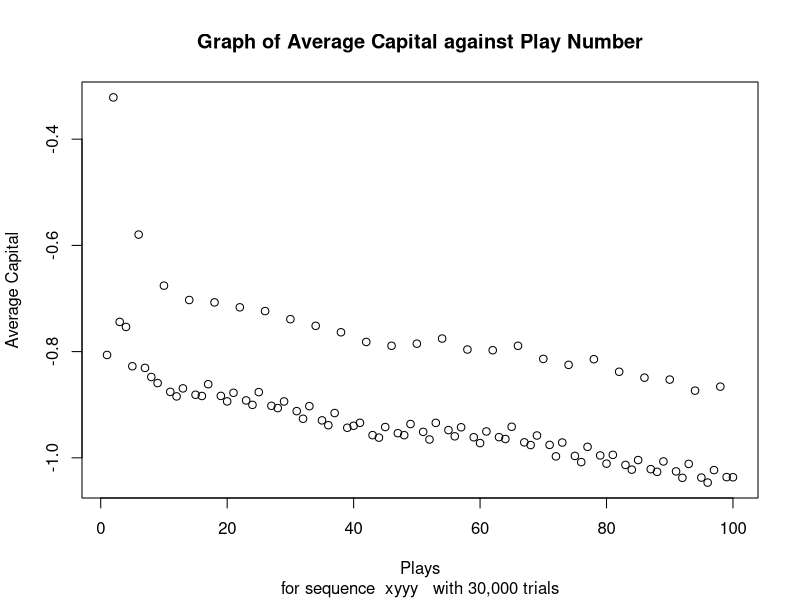

R code for this plot:
#Version5
#Periodic sequence XXYY
#if its x run coinA with pA of 0.5 - e
#if its y
#and capital mod 3 == 0 then its coinB with pB of 1/10 - e
#or capital mod /= 0 the its coinC with pC of 3/4 - e
#saves output into rolling average


#constants
e <- 0.005
coinA <- 0.5 - e
coinB <- 0.1 - e
coinC <- 0.75 - e

ccA <- 0
ccB <- 0
ccC <- 0

M <- 3
playMax <- 100
runMax <- 30000

#global variables
#masterTable <- data.frame(Run=integer(), Play=integer(), State=character(), Coin=character(), Capital=integer(), Point=integer(), Value=double())

totalSheet <- vector()
totalSheet <- c(totalSheet, 1:playMax)

run <- 0
play <- 0
plays <- seq(1, playMax)
state <- NULL
coin <- NULL
capital <- 0
point <- NULL
value <- NULL

#prepping for sequence

sequ <- "xyyy"
sequLen <- nchar(sequ)

#dice function to assign capital value according to random output
dice <- function(coinInput){
  
  #sets value and coin
  value <<- runif(1)
  coin <<- deparse(substitute(coinInput))

  #counts coin input
  if (coinInput == coinA) {
    
    ccA <<- ccA + 1
    
  }
  
  else if (coinInput == coinB) {
    
    ccB <<- ccB + 1
    
  }
  
  else if (coinInput == coinC) {
    
    ccC <<- ccC + 1
    
  }
  
  
  #give selects point
  if (value < coinInput) {
    
    point <<- 1
    
  }
  
  else{
    
    point <<- -1
    
  }
  
  #adds point to capital
  capital <<- capital + point
  scoreSheet <<- c(scoreSheet, capital)
  
}

#running the programme
while (run < runMax) {
  
  run <- run + 1
  play <- 0
  capital <- 0
  scoreSheet <-  vector()
  
  while (play < playMax) {
    
    #prepares run
    play <- play + 1
    mod <- (play %% sequLen) + 1
    state <- substr(sequ, mod, mod)
    
    #assigning values
    if (state == "x") {
      
      dice(coinA)
      
    }
    
    else if (state == "y") {
      
      if (abs(capital) %% M == 0) {
        
        dice(coinB)
        
      }
      
      else {
        
        dice(coinC)
        
      }
      
    }
    
  }
  
  #adds scoreSheet to totalSheet
  totalSheet <- totalSheet + scoreSheet
  
  #indicates programme is running
  if (run %% 100 == 0) {
    print(run)
    
  }
}
#prepare data for graph making
averageSheet <- totalSheet / run
plot(plays, averageSheet, main = "Graph of Average Capital against Play Number", sub = paste("for sequence ", sequ,"  with 30,000 trials"), xlab = "Plays", ylab = "Average Capital")